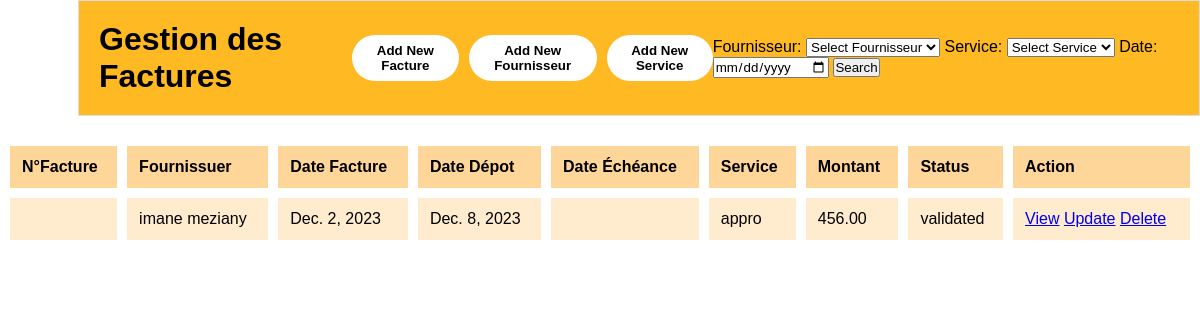
Page / (signed in) on the earlier database version.
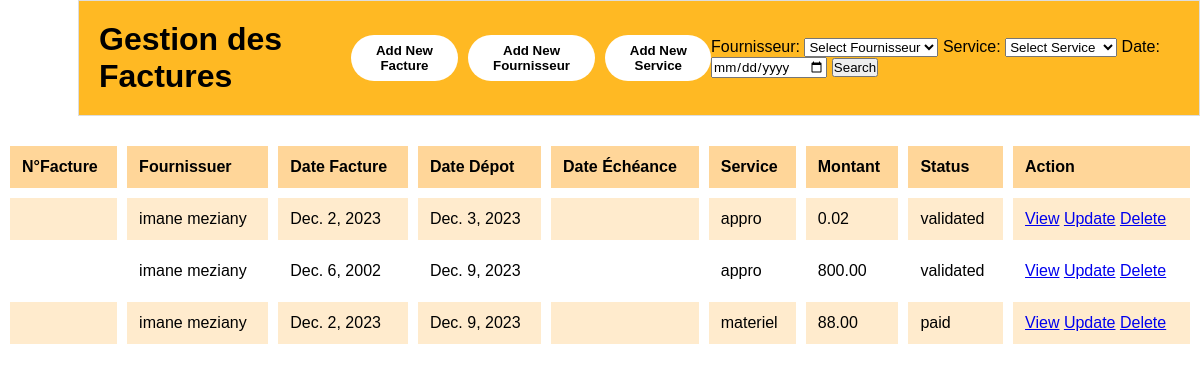
Same page on the later database version.
### facturation/models.py (models this page shows, shortened)
class Facture(models.Model):
    numero = models.CharField(max_length=20)
    fournisseur = models.ForeignKey(Fournisseur, on_delete=models.CASCADE)
    date_facture = models.DateField()
    date_depot = models.DateField()
    montant = models.DecimalField(max_digits=10, decimal_places=2)
    service = models.ForeignKey(Service, on_delete=models.CASCADE)
    status = models.CharField(choices=(('draft', 'Draft'), ('validated', 'Validated'), ('paid', 'Paid')), default='draft', max_length=20)
    echeance = models.DateField(blank=True, null=True)

class Fournisseur(models.Model):
    name = models.CharField(max_length=100)
    email = models.EmailField()
    phone = models.CharField(max_length=20)
    def __str__(self):
        return self.name

class Service(models.Model):
    name = models.CharField(max_length=100)
    def __str__(self):
        return self.name

### facturation/views.py (the view)
# urls.py: path('', login_required(views.homepage,login_url='facturation:login'), name='homepage'),
@login_required(login_url='login/')
def homepage(request):
    if request.method == 'POST':
        facture_form = FactureForm(request.POST)
        fournisseur_form = FournisseurForm(request.POST)
        service_form = ServiceForm(request.POST)
        if facture_form.is_valid():
            facture_form.save()
            return redirect('facturation:homepage')
        if fournisseur_form.is_valid():
            fournisseur_form.save()
            return redirect('facturation:homepage')
        if service_form.is_valid():
            service_form.save()
            return redirect('facturation:homepage')
    else:
        facture_form = FactureForm()
        fournisseur_form = FournisseurForm()
        service_form = ServiceForm()
    factures = Facture.objects.all()  # This is for the homepage view
    form = SearchForm(request.GET)  # This is for the homepage view
    return render(request, 'facturation/homepage.html', { 'factures': factures,
        'facture_form': facture_form,
        'fournisseur_form': fournisseur_form,
        'service_form': service_form,
        'form':form  # This ensures the filter form is also present on the page
    })

### facturation/forms.py (shortened to what this page needs)
class FactureForm(forms.ModelForm):
    class Meta:
        model = Facture
        fields = ['numero', 'fournisseur', 'date_facture', 'date_depot', 'service', 'status','montant']

class FournisseurForm(forms.ModelForm):
    class Meta:
        model = Fournisseur
        fields = ['name', 'email', 'phone']

### templates/facturation/homepage.html (shortened to what this page needs)
<!DOCTYPE html>
<html>
<head>
    <link rel="stylesheet" type="text/css" href="/static/assets/css/style.css">
</head>
<body>
    <div class="header">
        <h1>Gestion des Factures</h1>
        <div class="add-buttons">
            <button class="modal-button" data-modal-target="#addFactureModal">Add New Facture</button>
            <button class="modal-button" data-modal-target="#addFournisseurModal">Add New Fournisseur</button>
            <button class="modal-button" data-modal-target="#addServiceModal">Add New Service</button>
            <form method="GET" action="{% url 'facturation:search_factures' %}">
                {{ form }}
                <input type="submit" value="Search">
            </form>
        </div>
    </div>
    <table>
        <tr>
            <th>N°Facture</th>
            <th>Fournissuer</th>
            <th>Date Facture</th>
            <th>Date Dépot</th>
            <th>Date Échéance </th>
            <th>Service</th>
            <th>Montant</th>
            <th>Status</th>
            <th>Action</th>
        </tr>
        {% for facture in factures %}
        <tr>
            <td>{{ facture.number }}</td>
            <td>{{ facture.fournisseur }}</td>
            <td>{{ facture.date_facture }}</td>
            <td>{{ facture.date_depot }}</td>
            <td>{{ facture.date_echeance }}</td>
            <td>{{ facture.service }}</td>
            <td>{{ facture.montant }}</td>
            <td>{{ facture.status }}</td>
            <td>
                <a href="{% url 'facturation:view_facture' facture.pk %}">View</a>
                <a href="{% url 'facturation:update_facture' facture.pk %}">Update</a>
                <a href="{% url 'facturation:delete_facture' facture.pk %}">Delete</a>
            </td>
        </tr>
        {% endfor %}
    </table>
</body>
</html>

### static/assets/css/style.css (style rules this page uses)
table { width: 100%; border-collapse: collapse; font-family: Arial, sans-serif; border-spacing: 0; margin-bottom: 20px; overflow-y: auto; }
th, td { border: 10px solid #fff; padding: 12px; text-align: left; border-bottom: 10px solid #fff; }
th { background-color: #ffd699; font-weight: bold; }
tr:nth-child(even) { background-color: #ffebcd; }
.header { display: flex; justify-content: space-between; background-color: #ffb923; border: 1px solid #dddddd; padding: 20px; margin-bottom: 20px; margin-left: 78px; overflow-y: auto; }
.add-buttons { display: flex; align-items: center; }
body { background-color: #fff; margin: 0; padding: 0; font-family: Arial, sans-serif; overflow-y: auto; }
.modal-button { padding: 8px 12px; border: none; border-radius: 4px; background-color: #333; cursor: pointer; background-color: #fff; color: #000000; font-weight: bold; cursor: pointer; border-radius: 30px; transition: background-color 0.2s ease-in-out; }
.modal-button + .modal-button { margin-left: 10px; }
* { margin: 0; padding: 0; box-sizing: border-box; font-family: "Poppins" , sans-serif; }

Differences in the rows shown:
removed Facture: fournisseur "imane meziany", date_facture "Dec. 2, 2023", date_depot "Dec. 8, 2023", service "appro", montant "456.00", status "validated"
added Facture: fournisseur "imane meziany", date_facture "Dec. 2, 2023", date_depot "Dec. 3, 2023", service "appro", montant "0.02", status "validated"
added Facture: fournisseur "imane meziany", date_facture "Dec. 6, 2002", date_depot "Dec. 9, 2023", service "appro", montant "800.00", status "validated"
added Facture: fournisseur "imane meziany", date_facture "Dec. 2, 2023", date_depot "Dec. 9, 2023", service "materiel", montant "88.00", status "paid"
